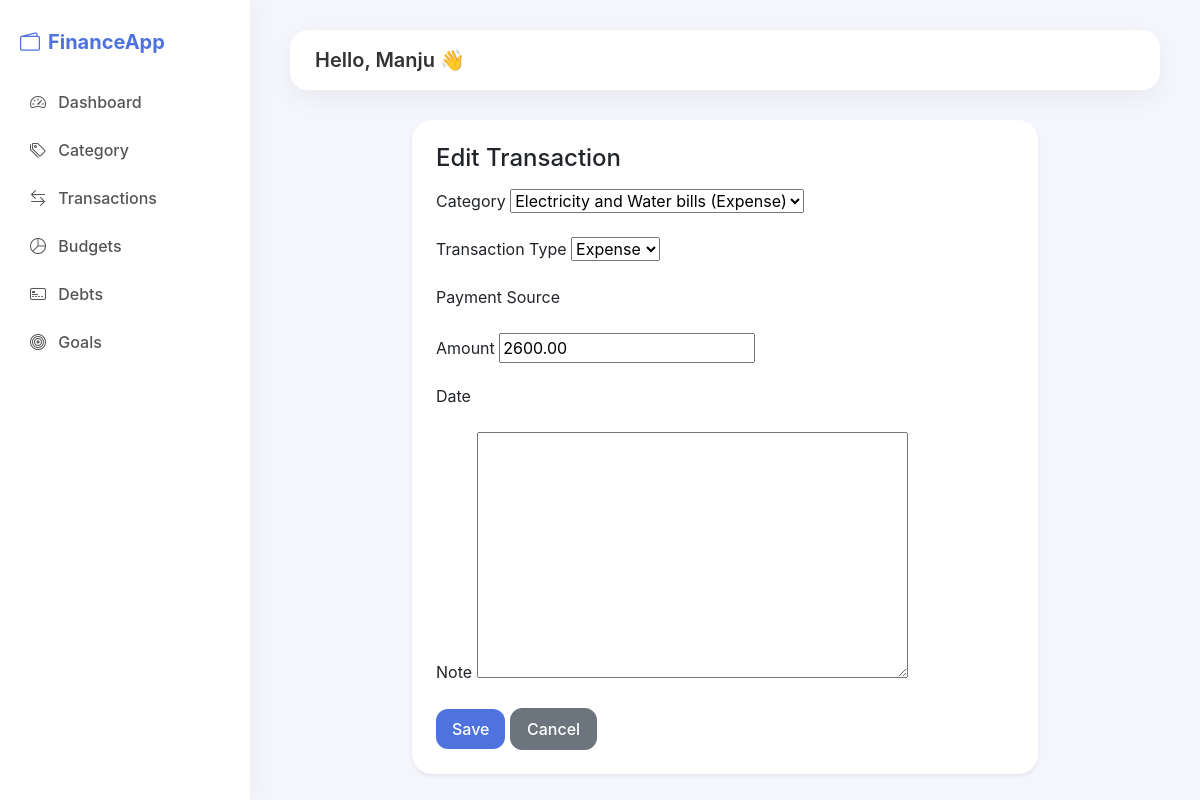
Page /transactions/6/edit/ (signed in) on the committed database.
### fintrack_app/models.py (models this page shows, shortened)
class TimeStampModel(models.Model):
    created_at = models.DateTimeField(auto_now_add=True)
    updated_at = models.DateTimeField(auto_now=True)
    class Meta:
        abstract = True

class Transaction(TimeStampModel):
    TRANSACTION_TYPE = (
        ("income", "Income"),
        ("expense", "Expense"),
    )
    user = models.ForeignKey(User, on_delete=models.CASCADE)
    category = models.ForeignKey(Category, on_delete=models.SET_NULL, null=True)
    transaction_type = models.CharField(max_length=10, choices=TRANSACTION_TYPE)
    amount = models.DecimalField(max_digits=12, decimal_places=2, validators=[MinValueValidator(0.01)])
    date = models.DateTimeField(auto_now_add=True)
    note = models.TextField(blank=True)
    class Meta:
        ordering = ["-date"]

### fintrack_app/views.py (the view)
# urls.py: path('transactions/<int:pk>/edit/', views.TransactionUpdateView.as_view(), name='transaction-edit'),
class TransactionUpdateView(TransactionCreateView, UpdateView):
    template_name = 'fintrack_app/transaction/transaction_form.html'

### fintrack_app/models.py (called while the page is built)
    def __str__(self):
        return f"{self.name} ({self.get_category_type_display()})"

### fintrack_app/views.py (called while the page is built)
    def get_queryset(self):
        return self.model.objects.filter(user=self.request.user)

### templates/fintrack_app/transaction/transaction_form.html (shortened to what this page needs)
{% extends "fintrack_app/base.html" %}
{% block content %}
<div class="container mt-4" style="max-width:650px;">
    <div class="card shadow-sm p-4">
        <h4 class="mb-3">
            {% if object %}
                Edit Transaction
            {% else %}
                Add Transaction
            {% endif %}
        </h4>
        <form method="post">
            <div class="mb-3">
                <label class="form-label">Category</label>
                {{ form.category }}
            </div>
            <div class="mb-3">
                <label class="form-label">Transaction Type</label>
                {{ form.transaction_type }}
            </div>
            <div class="mb-3">
                <label class="form-label">Payment Source</label>
            </div>
            <div class="mb-3">
                <label class="form-label">Amount</label>
                {{ form.amount }}
            </div>
            <div class="mb-3">
                <label class="form-label">Date</label>
            </div>
            <div class="mb-3">
                <label class="form-label">Note</label>
                {{ form.note }}
            </div>
            <button type="submit" class="btn btn-primary">
                Save
            </button>
            <a href="{% url 'transaction-list' %}" class="btn btn-secondary">
                Cancel
            </a>
        </form>
    </div>
</div>
{% endblock %}

### templates/fintrack_app/base.html (shortened to what this page needs)
{% load static %}
<!DOCTYPE html>
<html lang="en">
<head>
    <link href="https://cdn.jsdelivr.net/npm/bootstrap-icons@1.11.3/font/bootstrap-icons.css" rel="stylesheet">
    <link href="{% static 'css/bootstrap.min.css' %}" rel="stylesheet">
    <link href="{% static 'css/style.css' %}" rel="stylesheet">
</head>
<body>
<div class="app-layout">
    <aside class="sidebar">
    <h4 class="logo">
        <i class="bi bi-wallet2 me-2"></i>FinanceApp
    </h4>
    <ul class="nav flex-column mt-4">
        <li>
            <a href="{% url 'dashboard' %}" class="nav-link">
                <i class="bi bi-speedometer2 me-2"></i> Dashboard
            </a>
        </li>
        <li>
            <a href="{% url 'category-list' %}" class="nav-link">
                <i class="bi bi-tags me-2"></i> Category
            </a>
        </li>
        <li>
            <a href="{% url 'transaction-list'%}" class="nav-link">
                <i class="bi bi-arrow-left-right me-2"></i> Transactions
            </a>
        </li>
        <li>
            <a href="#" class="nav-link">
                <i class="bi bi-pie-chart me-2"></i> Budgets
            </a>
        </li>
        <li>
            <a href="#" class="nav-link">
                <i class="bi bi-credit-card-2-front me-2"></i> Debts
            </a>
        </li>
        <li>
            <a href="#" class="nav-link">
                <i class="bi bi-bullseye me-2"></i> Goals
            </a>
        </li>
    </ul>
</aside>
    <main class="main-content">
        <div class="topbar">
            <div>
                <h5 class="mb-0">Hello, {{ request.user.username }} 👋</h5>
            </div>
        </div>
        <div class="content-wrapper">
            {% block content %}{% endblock %}
        </div>
    </main>
</div>
</body>
</html>

### static/css/style.css (style rules this page uses)
body { margin: 0; padding: 0; background: #f4f6fb; font-family: 'Inter', sans-serif; color: #333; }
a { text-decoration: none; }
h5 { font-weight: 600; }
.app-layout { display: flex; min-height: 100vh; }
.sidebar { width: 250px; background: #ffffff; padding: 30px 20px; box-shadow: 5px 0 25px rgba(0,0,0,0.04); position: fixed; height: 100%; }
.logo { font-weight: 700; font-size: 20px; color: #4e73df; }
.sidebar .nav-link { color: #555; padding: 12px 10px; border-radius: 12px; font-weight: 500; transition: background 0.2s ease, color 0.2s ease; }
.main-content { margin-left: 250px; flex: 1; padding: 30px 40px; }
.topbar { background: white; padding: 18px 25px; border-radius: 18px; box-shadow: 0 8px 25px rgba(0,0,0,0.05); margin-bottom: 30px; }
.card { border: none !important; border-radius: 20px !important; box-shadow: 0 8px 30px rgba(0,0,0,0.05); transition: box-shadow 0.2s ease; }
.btn { border-radius: 12px; font-weight: 500; padding: 8px 16px; transition: background 0.2s ease, box-shadow 0.2s ease; }
.btn-primary { background: #4e73df; border: none; }

### rows in the picture
Transaction: category "Electricity and Water bills (Expense)", transaction_type "Expense", amount "2600.00"

### other values in the picture
{{ request.user.username }} "Manju"
